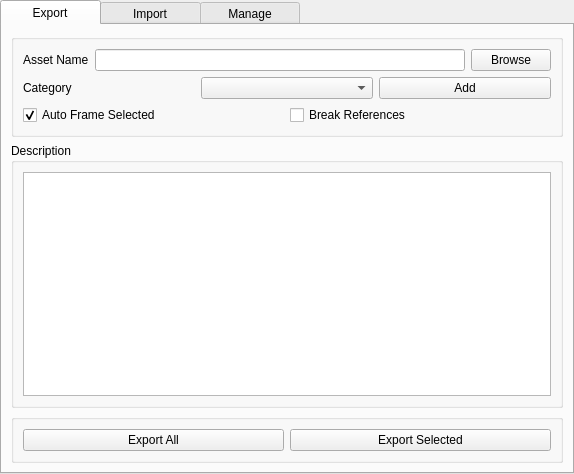
<?xml version="1.0" encoding="UTF-8"?>
<ui version="4.0">
 <class>AssetIO</class>
 <widget class="QMainWindow" name="AssetIO">
  <property name="geometry">
   <rect>
    <x>0</x>
    <y>0</y>
    <width>574</width>
    <height>474</height>
   </rect>
  </property>
  <property name="windowTitle">
   <string>Asset IO</string>
  </property>
  <widget class="QWidget" name="centralwidget">
   <layout class="QVBoxLayout" name="verticalLayout_2">
    <property name="leftMargin">
     <number>0</number>
    </property>
    <property name="topMargin">
     <number>0</number>
    </property>
    <property name="rightMargin">
     <number>0</number>
    </property>
    <property name="bottomMargin">
     <number>0</number>
    </property>
    <item>
     <widget class="QTabWidget" name="assetIO_tabWidget">
      <property name="enabled">
       <bool>true</bool>
      </property>
      <property name="styleSheet">
       <string notr="true">QTabBar::tab { height: 25px; width: 100%; }</string>
      </property>
      <property name="currentIndex">
       <number>0</number>
      </property>
      <widget class="QWidget" name="exportTab">
       <attribute name="title">
        <string>Export</string>
       </attribute>
       <layout class="QVBoxLayout" name="verticalLayout_3">
        <item>
         <widget class="QGroupBox" name="export_assetDetails_grpBox">
          <property name="title">
           <string/>
          </property>
          <layout class="QVBoxLayout" name="verticalLayout_10">
           <item>
            <layout class="QHBoxLayout" name="exportAssetName_layout">
             <item>
              <widget class="QLabel" name="eportAssetName_label">
               <property name="text">
                <string>Asset Name</string>
               </property>
               <property name="margin">
                <number>0</number>
               </property>
              </widget>
             </item>
             <item>
              <widget class="QLineEdit" name="exportAssetName_input">
               <property name="minimumSize">
                <size>
                 <width>250</width>
                 <height>0</height>
                </size>
               </property>
              </widget>
             </item>
             <item>
              <widget class="QPushButton" name="exportAssetName_browseButton">
               <property name="text">
                <string>Browse</string>
               </property>
              </widget>
             </item>
            </layout>
           </item>
           <item>
            <layout class="QHBoxLayout" name="exportCategory_layout">
             <item>
              <widget class="QLabel" name="exportCategory_label">
               <property name="text">
                <string>Category</string>
               </property>
              </widget>
             </item>
             <item>
              <widget class="QComboBox" name="exportCategory_CB"/>
             </item>
             <item>
              <widget class="QPushButton" name="exportCategoryAdd_button">
               <property name="text">
                <string>Add</string>
               </property>
              </widget>
             </item>
            </layout>
           </item>
           <item>
            <layout class="QHBoxLayout" name="exportFrameSel_layout">
             <item>
              <widget class="QCheckBox" name="exportFrameSel_checkbox">
               <property name="text">
                <string>Auto Frame Selected</string>
               </property>
               <property name="checked">
                <bool>true</bool>
               </property>
              </widget>
             </item>
             <item>
              <widget class="QCheckBox" name="export_breakRef_chkbox">
               <property name="text">
                <string>Break References</string>
               </property>
              </widget>
             </item>
            </layout>
           </item>
          </layout>
         </widget>
        </item>
        <item>
         <widget class="QGroupBox" name="exportDescription_grpBox">
          <property name="title">
           <string>Description</string>
          </property>
          <layout class="QVBoxLayout" name="verticalLayout_7">
           <item>
            <widget class="QTextEdit" name="exportDescription_textEdit"/>
           </item>
          </layout>
         </widget>
        </item>
        <item>
         <widget class="QGroupBox" name="exportButtons_grpBox">
          <property name="title">
           <string/>
          </property>
          <layout class="QHBoxLayout" name="horizontalLayout_5">
           <item>
            <widget class="QPushButton" name="exportAll_button">
             <property name="text">
              <string>Export All</string>
             </property>
            </widget>
           </item>
           <item>
            <widget class="QPushButton" name="exportSelected_button">
             <property name="text">
              <string>Export Selected</string>
             </property>
            </widget>
           </item>
          </layout>
         </widget>
        </item>
       </layout>
      </widget>
      <widget class="QWidget" name="importTab">
       <attribute name="title">
        <string>Import</string>
       </attribute>
       <layout class="QVBoxLayout" name="verticalLayout">
        <item>
         <layout class="QHBoxLayout" name="importSearch_layout">
          <item>
           <widget class="QLabel" name="importCategory_label">
            <property name="text">
             <string>Category Filter</string>
            </property>
           </widget>
          </item>
          <item>
           <widget class="QComboBox" name="importCategory_cBox"/>
          </item>
          <item>
           <spacer name="horizontalSpacer">
            <property name="orientation">
             <enum>Qt::Horizontal</enum>
            </property>
            <property name="sizeHint" stdset="0">
             <size>
              <width>40</width>
              <height>20</height>
             </size>
            </property>
           </spacer>
          </item>
          <item>
           <widget class="QLabel" name="importSearch_label">
            <property name="text">
             <string>Search</string>
            </property>
           </widget>
          </item>
          <item>
           <widget class="QLineEdit" name="importSearch_lineEdit"/>
          </item>
         </layout>
        </item>
        <item>
         <layout class="QHBoxLayout" name="importBrowser_layout">
          <item>
           <widget class="QListWidget" name="importList"/>
          </item>
          <item>
           <widget class="QGroupBox" name="importProperties_grpBox">
            <property name="minimumSize">
             <size>
              <width>150</width>
              <height>0</height>
             </size>
            </property>
            <property name="title">
             <string>Properties</string>
            </property>
            <layout class="QVBoxLayout" name="verticalLayout_4">
             <item>
              <widget class="QLabel" name="importProperties_icon">
               <property name="text">
                <string/>
               </property>
               <property name="pixmap">
                <pixmap>assetDefaultIcon.png</pixmap>
               </property>
               <property name="alignment">
                <set>Qt::AlignCenter</set>
               </property>
              </widget>
             </item>
             <item>
              <layout class="QFormLayout" name="importProperties_layout">
               <item row="0" column="0">
                <widget class="QLabel" name="importPropertiesName_label">
                 <property name="text">
                  <string>Name</string>
                 </property>
                </widget>
               </item>
               <item row="0" column="1">
                <widget class="QLabel" name="importPropertiesName_display">
                 <property name="text">
                  <string>-</string>
                 </property>
                </widget>
               </item>
               <item row="1" column="0">
                <widget class="QLabel" name="importPropertiesCategory_label">
                 <property name="text">
                  <string>Category</string>
                 </property>
                </widget>
               </item>
               <item row="1" column="1">
                <widget class="QLabel" name="importPropertiesCategory_display">
                 <property name="text">
                  <string>-</string>
                 </property>
                </widget>
               </item>
               <item row="3" column="0">
                <widget class="QLabel" name="importPropertiesDescription_label">
                 <property name="text">
                  <string>Description</string>
                 </property>
                </widget>
               </item>
               <item row="3" column="1">
                <widget class="QTextEdit" name="importPropertiesDescription_textEdit">
                 <property name="readOnly">
                  <bool>true</bool>
                 </property>
                </widget>
               </item>
               <item row="2" column="0">
                <widget class="QLabel" name="importPropertiesMod_label">
                 <property name="text">
                  <string>Last Modified</string>
                 </property>
                </widget>
               </item>
               <item row="2" column="1">
                <widget class="QLabel" name="importPropertiesMod_display">
                 <property name="text">
                  <string>-</string>
                 </property>
                </widget>
               </item>
              </layout>
             </item>
             <item>
              <layout class="QHBoxLayout" name="importProperties_chkbox_layout">
               <item>
                <widget class="QCheckBox" name="importProperties_locator_checkbox">
                 <property name="text">
                  <string>Group to Locator</string>
                 </property>
                </widget>
               </item>
               <item>
                <widget class="QCheckBox" name="importProperties_selectable_checkbox">
                 <property name="enabled">
                  <bool>false</bool>
                 </property>
                 <property name="text">
                  <string>Selectable</string>
                 </property>
                </widget>
               </item>
              </layout>
             </item>
            </layout>
           </widget>
          </item>
         </layout>
        </item>
        <item>
         <layout class="QHBoxLayout" name="importButtons_layout">
          <item>
           <widget class="QPushButton" name="importImport_button">
            <property name="sizePolicy">
             <sizepolicy hsizetype="Maximum" vsizetype="Fixed">
              <horstretch>0</horstretch>
              <verstretch>0</verstretch>
             </sizepolicy>
            </property>
            <property name="text">
             <string>Import</string>
            </property>
           </widget>
          </item>
          <item>
           <widget class="QPushButton" name="importReference_button">
            <property name="sizePolicy">
             <sizepolicy hsizetype="Minimum" vsizetype="Fixed">
              <horstretch>0</horstretch>
              <verstretch>0</verstretch>
             </sizepolicy>
            </property>
            <property name="text">
             <string>Reference</string>
            </property>
           </widget>
          </item>
         </layout>
        </item>
       </layout>
      </widget>
      <widget class="QWidget" name="ManageTab">
       <attribute name="title">
        <string>Manage</string>
       </attribute>
       <layout class="QVBoxLayout" name="verticalLayout_6">
        <item>
         <layout class="QHBoxLayout" name="manage_dupliRemove_layout">
          <item>
           <widget class="QPushButton" name="manage_duplicateSel_btn">
            <property name="text">
             <string>Duplicate Selected</string>
            </property>
           </widget>
          </item>
          <item>
           <widget class="QPushButton" name="manage_deleteSel_btn">
            <property name="text">
             <string>Delete Selected</string>
            </property>
           </widget>
          </item>
         </layout>
        </item>
        <item>
         <widget class="QListWidget" name="manage_referenceObjects_list"/>
        </item>
       </layout>
      </widget>
     </widget>
    </item>
   </layout>
  </widget>
  <widget class="QMenuBar" name="menubar">
   <property name="geometry">
    <rect>
     <x>0</x>
     <y>0</y>
     <width>574</width>
     <height>21</height>
    </rect>
   </property>
  </widget>
 </widget>
 <resources/>
 <connections/>
</ui>
